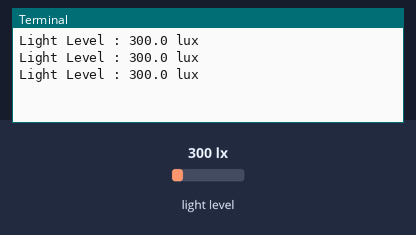
Recording of a program running on a simulated Raspberry Pi (BCM pin numbers). Parts: the last lines printed to the terminal. The inputs (shaded band) are chosen by the test bench; at power-on: light level 300 lx.

Above: at 1.2 s.
1.3 s: light level set to 40 lx
At 1.9 s:
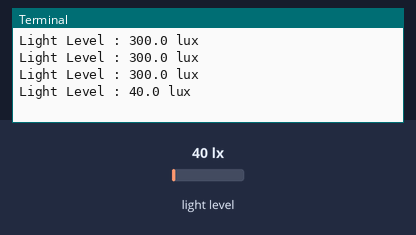
2.8 s: light level set to 500 lx
At 3.4 s:
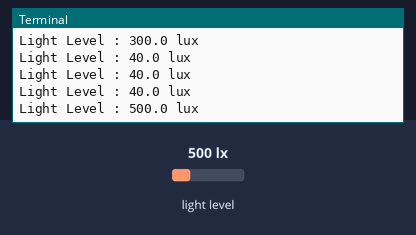
Timing chart, 0 to 5.8 s (numbered marks = the images above; inputs shaded):
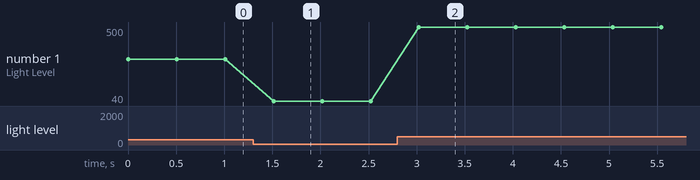

The program:

bh1750.py
```python
import smbus
import time

DEVICE     =  0x23
POWER_DOWN =  0x00
POWER_ON   =  0x01
RESET      =  0x07
ONE_TIME_HIGH_RES_MODE = 0x20

bus = smbus.SMBus(1)

def convertToNumber(data):
    return((data[1] + (256 * data[0])) / 1.2)

def readLight(addr=DEVICE):
  data = bus.read_i2c_block_data(addr,ONE_TIME_HIGH_RES_MODE)
  return convertToNumber(data)

def main():
  while True:
    print"Light Level : " + str(readLight()) + " lux"
    time.sleep(0.5)

if __name__ =="__main__":
    main()
```

Measured:
- after the input at 1.3 s, the terminal: prints a new line after 0.21 s (image 1)
- after the input at 2.8 s, the terminal: prints a new line after 0.22 s (image 2)
- plotted number 1: 300 → 40 after the input at 1.3 s, 40 → 500 after the input at 2.8 s
